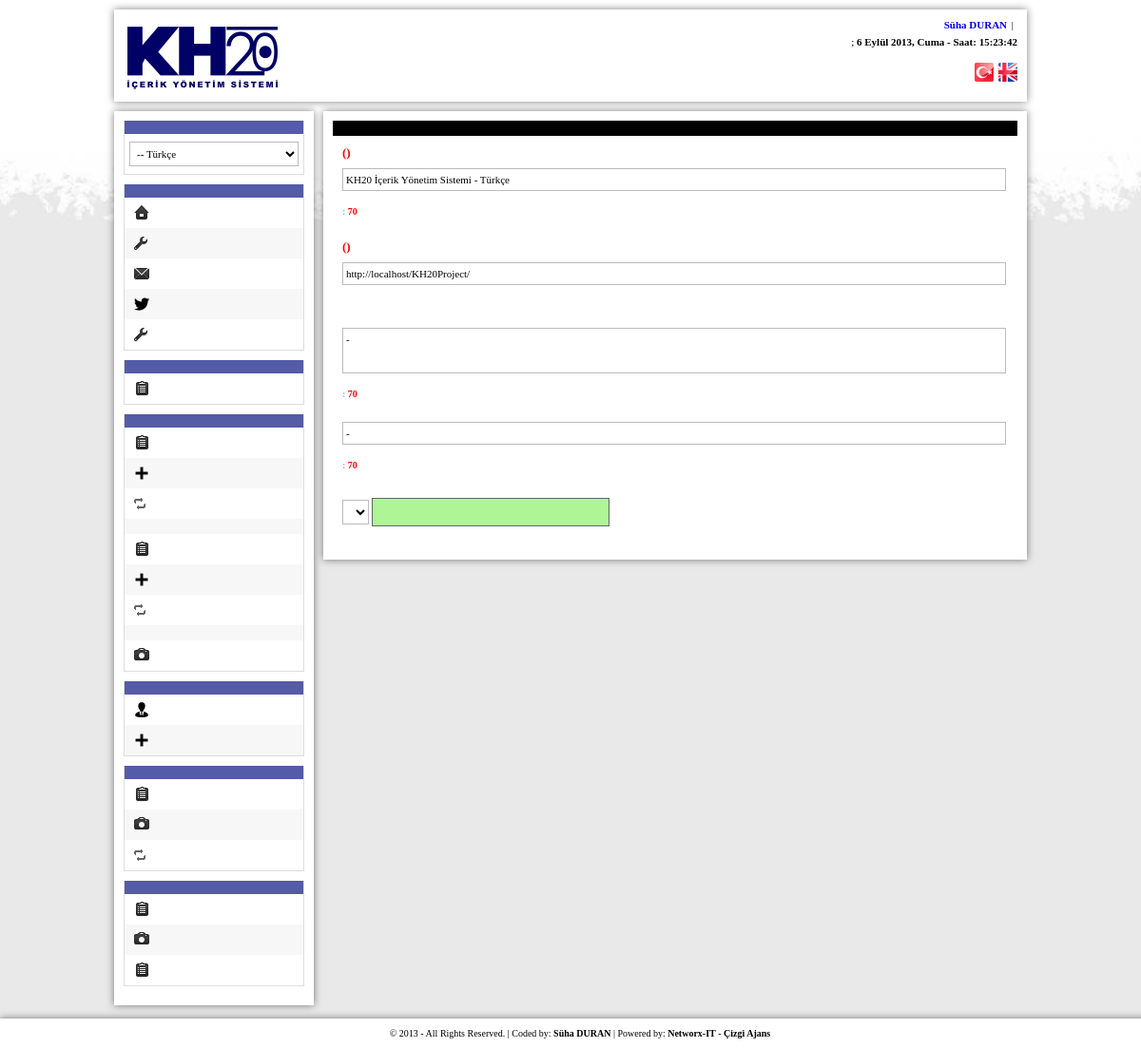
Page /admin/index.php?zone=sitesettings&do=settings (signed in) on the earlier database version.
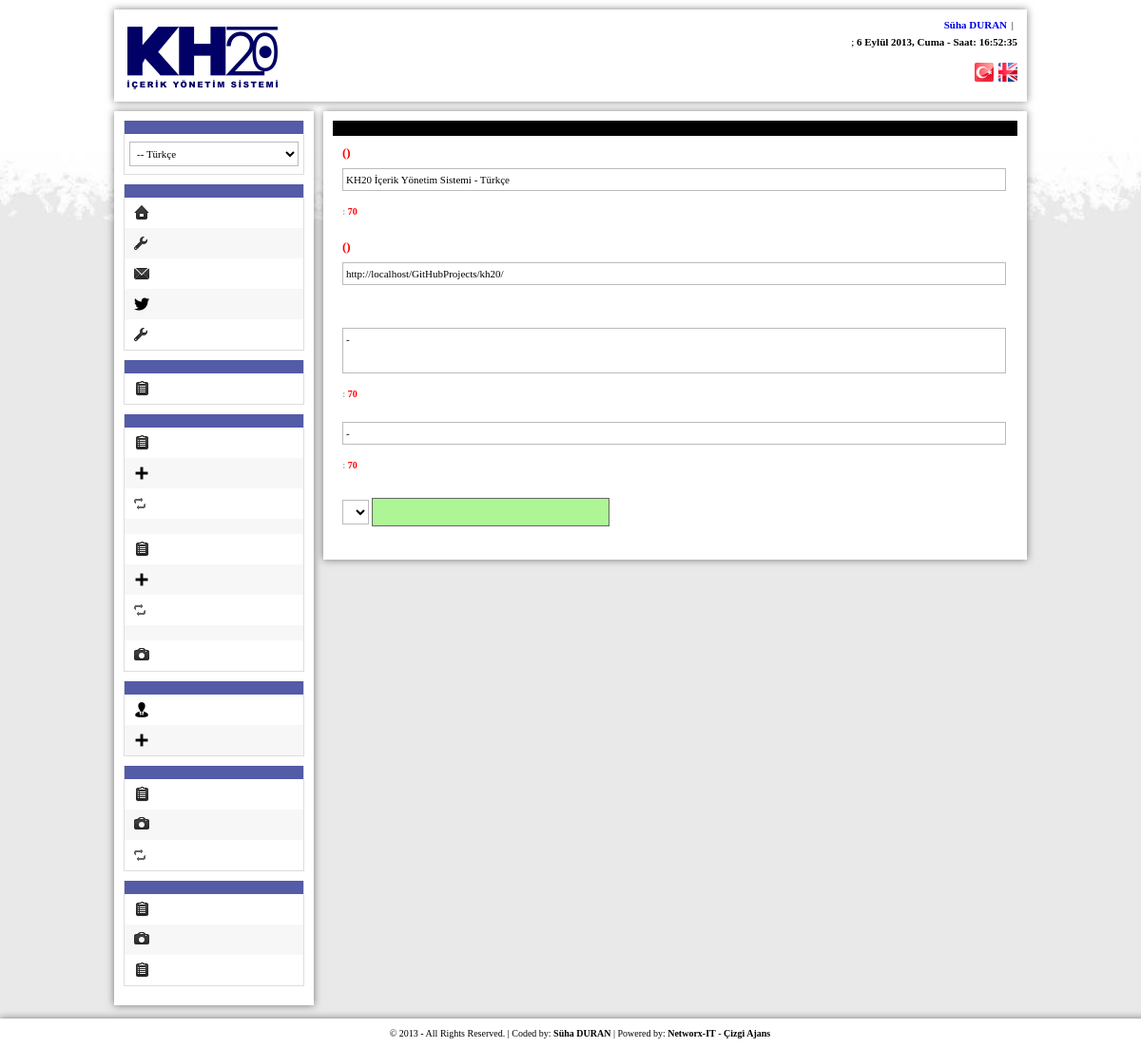
Same page on the later database version.
### tables this page shows
CREATE TABLE IF NOT EXISTS `sitesettings` (
  `SetID` int(11) NOT NULL AUTO_INCREMENT,
  `LangID` int(11) NOT NULL DEFAULT '1',
  `SiteTitle` varchar(255) NOT NULL DEFAULT '-',
  `SiteURL` varchar(255) NOT NULL DEFAULT '-',
  `SiteDescription` varchar(500) NOT NULL DEFAULT '-',
  `SiteKeyWords` varchar(500) NOT NULL DEFAULT '-',
  `SiteEMail` varchar(255) NOT NULL DEFAULT '-',
  `SiteStatus` int(11) NOT NULL DEFAULT '1',
  PRIMARY KEY (`SetID`)
);

### config/functions.php (called while the page is built, shortened)
<?php
	function sorgula($command){
		return mysql_query($command);
	}
	function gelen($command){
		return mysql_fetch_array($command);
	}
	function get($par){
		return strip_tags(trim(addslashes($_GET[$par])));
	}
	function session($par){
		if ($_SESSION[$par]) {
			return $_SESSION[$par];
		}else{
			return false;
		}
	}
?>

### config/system.php (called while the page is built, shortened)
<?php
	require_once("functions.php");
	function turkcetarih($f, $zt = 'now'){
		$z = date("$f", strtotime($zt));
		$donustur = array(
			'Monday'	=> 'Pazartesi',
			'Tuesday'	=> 'Salı',
			'Wednesday'	=> 'Çarşamba',
			'Thursday'	=> 'Perşembe',
			'Friday'	=> 'Cuma',
			'Saturday'	=> 'Cumartesi',
			'Sunday'	=> 'Pazar',
			'January'	=> 'Ocak',
			'February'	=> 'Şubat',
			'March'		=> 'Mart',
			'April'		=> 'Nisan',
			'May'		=> 'Mayıs',
			'June'		=> 'Haziran',
			'July'		=> 'Temmuz',
			'August'	=> 'Ağustos',
			'September'	=> 'Eylül',
			'October'	=> 'Ekim',
			'November'	=> 'Kasım',
			'December'	=> 'Aralık',
			'Mon'		=> 'Pts',
			'Tue'		=> 'Sal',
			'Wed'		=> 'Çar',
			'Thu'		=> 'Per',
			'Fri'		=> 'Cum',
			'Sat'		=> 'Cts',
			'Sun'		=> 'Paz',
			'Jan'		=> 'Oca',
			'Feb'		=> 'Şub',
			'Mar'		=> 'Mar',
			'Apr'		=> 'Nis',
			'Jun'		=> 'Haz',
			'Jul'		=> 'Tem',
			'Aug'		=> 'Ağu',
			'Sep'		=> 'Eyl',
			'Oct'		=> 'Eki',
			'Nov'		=> 'Kas',
			'Dec'		=> 'Ara',
		);
		foreach($donustur as $en => $tr){
			$z = str_replace($en, $tr, $z);
		}
		return $z;
	}
?>

### admin/index.php (the view, shortened to what this page needs)
<?php
	require_once("../config/system.php");
?>
<!DOCTYPE html PUBLIC "-//W3C//DTD XHTML 1.0 Transitional//EN" "http://www.w3.org/TR/xhtml1/DTD/xhtml1-transitional.dtd">
<html xmlns="http://www.w3.org/1999/xhtml" xml:lang="en">
<head>
	<link rel="stylesheet" href="_css/admin.css" />
	<link rel="stylesheet" href="_css/pass.css" />
	<link rel="stylesheet" href="http://code.jquery.com/ui/1.10.3/themes/smoothness/jquery-ui.css" />
	<link rel="stylesheet" href="_css/jquery.Jcrop.min.css" media="screen" type="text/css" />
</head>
<body>
	<div id="Genel">
		<div id="Header">
			<div id="Logo">
				<a href="index.php"><img src="_images/logo.png" alt="" /></a>
			</div>
			<div id="UserTools">
				<span> <strong><a href='?do=edituser&name=<?php echo session("UserName") ?>'><?php echo session("UserFullName") ?></strong> | <a href="?do=logout" class="logout"></a></span>
				<span><?php echo $adminlang["LastLogin"];?>; <strong><?php echo turkcetarih('j F Y, l',substr(session("UserLastLogin"), 0, 10))." - Saat: ".substr(session("UserLastLogin"), 11, 8); ?></strong></span>
				<div id="PanelLanguages">
					<a href="?zone=mainsettings&do=changelang&lang=tr"><img src='<?php echo URL."_uploads/flags/tr.png"; ?>' alt="" /></a><a href="?zone=mainsettings&do=changelang&lang=en"><img src='<?php echo URL."_uploads/flags/en.png"; ?>' alt="" /></a>
				</div>
			</div>
		</div>
		<div id="Contents">
			<div id="LeftSide">
				<div class="Menu">
					<h2><?php echo $adminlang["SiteMainLanguage"];?></h2>
					<ul>
						<li class="b1">
							<select id="SiteMainLanguage" name="Language" style="margin-bottom: 0; width: 97%;">
								<?php
										$sorgu = sorgula("SELECT * FROM languages WHERE LangStatus = 1");
										if(mysql_affected_rows()){
											while($gelendilcik = gelen($sorgu)){
								?>
								<option value='<?php echo $gelendilcik["LangID"];?>' <?php if(session("SML") == $gelendilcik["LangShortName"]){ echo selected; } ?>>-- <?php echo $gelendilcik["LangName"];?></option>
								<?php
											}
										}
								 ?>
							</select>
						</li>
					</ul>
				</div>
				<div class="Menu">
					<h2><?php echo $adminlang["SiteSettingsMainTitle"];?></h2>
					<ul>
						<li class="b1"><a class="icon view" href="<?php echo URL; ?>" target="_blank"><?php echo $adminlang["ViewSite"];?></a></li>
						<li class="b2"><a class="icon settings" href="?zone=sitesettings&do=settings"><?php echo $adminlang["SiteSettings"];?></a></li>
						<li class="b1"><a class="icon mail" href="?zone=sitesettings&do=emailsettings"><?php echo $adminlang["EMailSettings"];?></a></li>
						<li class="b2"><a class="icon social" href="?zone=sitesettings&do=social"><?php echo $adminlang["SocialNetworkSettings"];?></a></li>
						<li class="b1"><a class="icon settings" href="?zone=sitesettings&do=othersettings"><?php echo $adminlang["OtherSettings"];?></a></li>
					</ul>
				</div>
				<div class="Menu">
					<h2><?php echo $adminlang["LanguageManagementMainTitle"];?></h2>
					<ul>
						<li class="b1"><a class="icon list" href="?zone=languagemanagement&do=showlanguages"><?php echo $adminlang["ShowLanguages"];?></a></li>
					</ul>
				</div>
				<div class="Menu">
					<h2><?php echo $adminlang["PageManagementMainTitle"];?></h2>
					<ul>
						<li class="b1"><a class="icon list" href="?zone=pagemanagement&do=showpages"><?php echo $adminlang["ShowPages"];?></a></li>
						<li class="b2"><a class="icon plus" href="?zone=pagemanagement&do=addnewpage"><?php echo $adminlang["AddNewPage"];?></a></li>
						<li class="b1"><a class="icon refresh" href="?zone=pagemanagement&do=sortpages"><?php echo $adminlang["SortPages"];?></a></li>
						<li class="b2"></li>
						<li class="b1"><a class="icon list" href="?zone=pagemanagement&do=showsubpages"><?php echo $adminlang["ShowSubPages"];?></a></li>
						<li class="b2"><a class="icon plus" href="?zone=pagemanagement&do=addnewsubpage"><?php echo $adminlang["AddNewSubPage"];?></a></li>
						<li class="b1"><a class="icon refresh" href="?zone=pagemanagement&do=sortsubpages"><?php echo $adminlang["SortSubPages"];?></a></li>
						<li class="b2"></li>
						<li class="b1"><a class="icon photo" href="?zone=pagemanagement&do=addpagephotos"><?php echo $adminlang["AddPagePhotos"];?></a></li>
					</ul>
				</div>
				<div class="Menu">
					<h2><?php echo $adminlang["UserManagementMainTitle"];?></h2>
					<ul>
						<li class="b1"><a class="icon user" href="?zone=usermanagement&do=showallusers"><?php echo $adminlang["ShowAllUsers"];?></a></li>
						<li class="b2"><a class="icon plus" href="?zone=usermanagement&do=addnewuser"><?php echo $adminlang["AddNewUser"];?></a></li>
					</ul>
				</div>
				<div class="Menu">
					<h2><?php echo $adminlang["SlideManagementMainTitle"];?></h2>
					<ul>
						<li class="b1"><a class="icon list" href="?zone=slidemanagement&do=showslides"><?php echo $adminlang["ShowSlides"];?></a></li>
						<li class="b2"><a class="icon photo" href="?zone=slidemanagement&do=addnewslide"><?php echo $adminlang["AddNewSlide"];?></a></li>
						<li class="b1"><a class="icon refresh" href="?zone=slidemanagement&do=sortslides"><?php echo $adminlang["SortSlides"];?></a></li>
					</ul>
				</div>
				<div class="Menu">
					<h2><?php echo $adminlang["PhotoGalleryManagementMainTitle"];?></h2>
					<ul>
						<li class="b1"><a class="icon list" href="?zone=photogallerymanagement&do=showphotos"><?php echo $adminlang["ShowPhotos"];?></a></li>
						<li class="b2"><a class="icon photo" href="?do=photogallerymanagement&do=addnewphoto"><?php echo $adminlang["AddNewPhotos"];?></a></li>
						<li class="b1"><a class="icon list" href="?do=photogallerymanagement&do=addnewcategory"><?php echo $adminlang["AddNewCategory"];?></a></li>
					</ul>
				</div>
			</div>
			<div id="RightSide">
				<?php
					$zone = get("zone");
					$do = get("do");
					if(file_exists("_includes/{$zone}") && $do){
						require("_includes/{$zone}/{$do}.php");
					}else{
						require("_includes/main.php");
					}
				?>
			</div>
		</div>
	</div>
		<div id="Footer">
			&#169; 2013 - All Rights Reserved. | Coded by: <a href="http://www.suhaduran.com" target="_blank" title="Coded by Süha DURAN">Süha DURAN</a> | Powered by: <a href="http://www.networx-it.com" target="_blank" title="Powered by Networx-IT">Networx-IT</a> - <a href="http://www.cizgiajans.com" target="_blank" title="Powered by Çizgi Ajans">Çizgi Ajans</a>
		</div>
</body>
</html>

### admin/_includes/sitesettings/settings.php (shortened to what this page needs)
<?php
	$dilkodu = session("SMLID");
	$sorgu = sorgula("SELECT * FROM sitesettings WHERE LangID = '$dilkodu'");
	$gelen = gelen($sorgu);
?>
<h2 class="title"><?php echo $adminlang["SiteSettingsPageTitle"];?></h2>
<div class="main">
	<form action="" method="post" onsubmit="return false">
		<p><strong><?php echo $adminlang["SiteTitle"];?> </strong><span class="red">(<?php echo $adminlang["Required"];?>)</span></p>
		<input type="text" name="SiteTitle" id="SiteTitle" value="<?php echo $gelen["SiteTitle"]; ?>">
		<p><span class="gray size10"><?php echo $adminlang["msgSiteTitle"];?><br><?php echo $adminlang["RemainingCharacters"];?> : <strong id="TitleKalanKarakter" class="red size10">70</strong></span><br><br></p>
		<p><strong><?php echo $adminlang["SiteURL"];?> </strong><span class="red">(<?php echo $adminlang["Required"];?>)</span></p>
		<input type="text" name="SiteURL" id="SiteURL" value="<?php echo $gelen["SiteURL"]; ?>">
		<p><span class="red size10"><?php echo $adminlang["msgSiteURL"];?></span><br><br></p>
		<textarea name="SiteDescription" id="SiteDescription" rows="3"><?php echo $gelen["SiteDescription"]; ?></textarea>
		<p><span class="gray size10"><?php echo $adminlang["msgSiteDescription"];?><br><?php echo $adminlang["RemainingCharacters"];?> : <strong id="DescKalanKarakter" class="red size10">70</strong></span><br><br></p>
		<input type="text" name="SiteKeywords" id="SiteKeywords" value="<?php echo $gelen["SiteKeyWords"]; ?>">
		<p><span class="gray size10"><?php echo $adminlang["msgSiteKeywords"];?><br><?php echo $adminlang["RemainingCharacters"];?> : <strong id="KeyWKalanKarakter" class="red size10">70</strong></span><br><br></p>
		<select name="SiteStatus">
			<option value="1" <?php echo $gelen["SiteStatus"] ? 'selected' : null; ?> ><?php echo $adminlang["Online"];?></option>
		</select>
		<input type="submit" id="SubmitSiteSettings" value='<?php echo $adminlang["SaveSettings"];?>' class="okay">
	</form>
</div>

### admin/_css/admin.css (style rules this page uses)
table, tr, td, ul, ol, li, h1, h2, h3, h4, h5, h6, p, form, input, textarea, select, img { padding: 0; margin: 0; border: 0; }
li { list-style: none; }
a { text-decoration: none; }
body { background: #fff url('../_images/background.jpg') repeat fixed top left; margin: 0 auto; font: 13px 'Tahoma'; }
#Genel { width: 960px; margin: auto; min-height: 500px; }
#Header { width: 940px; padding: 10px; -pie-box-shadow: 0px 0px 8px #7F7F7F; -moz-box-shadow: 0px 0px 8px rgba(0, 0, 0, 0.5); -webkit-box-shadow: 0px 0px 8px -1px rgba(0, 0, 0, 0.5); box-shadow: 0px 0px 8px rgba(0, 0, 0, 0.5); margin-top: 10px; }
#Logo { width: 166px; height: 112px; float: left; margin-left: 0px; margin-bottom: -20px; margin-top: -15px; }
#UserTools { float:right; text-align: right; }
#UserTools span { font-size: 11px; display: block; margin-bottom: 6px; }
#UserTools span a { padding: 2px; }
#PanelLanguages { float: right; display: block; margin-top: 10px; }
#PanelLanguages a { margin-left: 5px; }
#Contents { width: 960px; margin-bottom: 45px; }
#LeftSide { width: 190px; padding: 10px; float: left; -pie-box-shadow: 0px 0px 8px #7F7F7F; -moz-box-shadow: 0px 0px 8px rgba(0, 0, 0, 0.5); -webkit-box-shadow: 0px 0px 8px -1px rgba(0, 0, 0, 0.5); box-shadow: 0px 0px 8px rgba(0, 0, 0, 0.5); margin-top: 10px; background-color: #fff; }
.Menu { border: 1px solid #ddd; border-top: none; margin-bottom: 10px; }
.Menu h2 { padding: 7px; color: #fff; font-size: 13px; cursor: pointer; background-color: #545ba7 }
.Menu ul li { padding: 8px 0 8px 5px; }
.Menu ul li a { margin-left: 5px; font-size: 11px; color: #000; }
.Menu ul li .icon { padding: 2px 0 2px 26px; }
.Menu ul li .photo { background: url(../_images/icon/i_photo.png) no-repeat center left; }
.Menu ul li .plus { background: url(../_images/myicons/plus.png) no-repeat center left; }
.Menu ul li .user { background: url(../_images/myicons/user.png) no-repeat center left; }
.Menu ul li .list { background: url(../_images/icon/i_report.png) no-repeat center left; }
.Menu ul li .social { background: url(../_images/icon/i_twitter.png) no-repeat center left; }
.Menu ul li .mail { background: url(../_images/icon/i_contact.png) no-repeat center left; }
.Menu ul li .refresh { background: url(../_images/icons/refresh.png) no-repeat center left; }
.Menu ul li .settings { background: url(../_images/icon/i_config.png) no-repeat center left; }
.Menu ul li .view { background: url(../_images/icon/i_view_page.png) no-repeat center left; }
.b1 { background-color: #fff; }
.b2 { background-color: #f7f7f7; }
#RightSide { width: 720px; padding: 10px; float: left; background-color: #fff; margin-top: 10px; margin-left: 10px; -pie-box-shadow: 0px 0px 8px #7F7F7F; -moz-box-shadow: 0px 0px 8px rgba(0, 0, 0, 0.5); -webkit-box-shadow: 0px 0px 8px -1px rgba(0, 0, 0, 0.5); box-shadow: 0px 0px 8px rgba(0, 0, 0, 0.5); }
h2.title { display: block; padding: 8px; color: #fff; font-size: 13px; background-color: #000; color: #fff; }
.main { padding: 10px; }
.main p { text-align: justify; margin-bottom: 8px; }
form { margin-bottom: 10px; }
form input, form textarea { background-color: #fff; border: 1px solid #bbb; font-size: 11px; font-family: Tahoma; padding: 5px 3px; display: block; margin-bottom: 5px; margin-top: 5px; width: 690px; }
form input[type="submit"] { width: 250px; padding: 8px 5px; cursor: pointer; font-weight: bold; }
form textarea { resize: none; }
form select { background-color: #fff; border: 1px solid #bbb; font-size: 11px; font-family: Tahoma; padding: 5px 3px; margin-bottom: 5px; margin-top: 5px; }
.okay { background-color: #aef695; color: #000; border: 1px solid #666; display: inline }
.red { color: #ff0000; font-weight: bold; }
.gray { color: #aaa; font-weight: bold; }
.size10 { font-size: 10px; }
select { background-color: #fff; border: 1px solid #bbb; font-size: 11px; font-family: Tahoma; padding: 5px 3px; margin-bottom: 10px; margin-top: 0px; }
#Footer { padding: 10px; -pie-box-shadow: 0px 0px 8px #7F7F7F; -moz-box-shadow: 0px 0px 8px rgba(0, 0, 0, 0.5); -webkit-box-shadow: 0px 0px 8px -1px rgba(0, 0, 0, 0.5); box-shadow: 0px 0px 8px rgba(0, 0, 0, 0.5); background-color: #fff; text-align: center; font-size: 10px; bottom: 0; position: fixed; width: 100%; }
#Footer a { font-weight: bold; color: #000; }

Differences in the rows shown:
changed sitesettings "KH20 İçerik Yönetim Sistemi - Türkçe": SiteURL "http://localhost/KH20Project/" → "http://localhost/GitHubProjects/kh20/"
Other differences:
substr(session("UserLastLogin"), 11, 8): "15:23:42" → "16:52:35"
